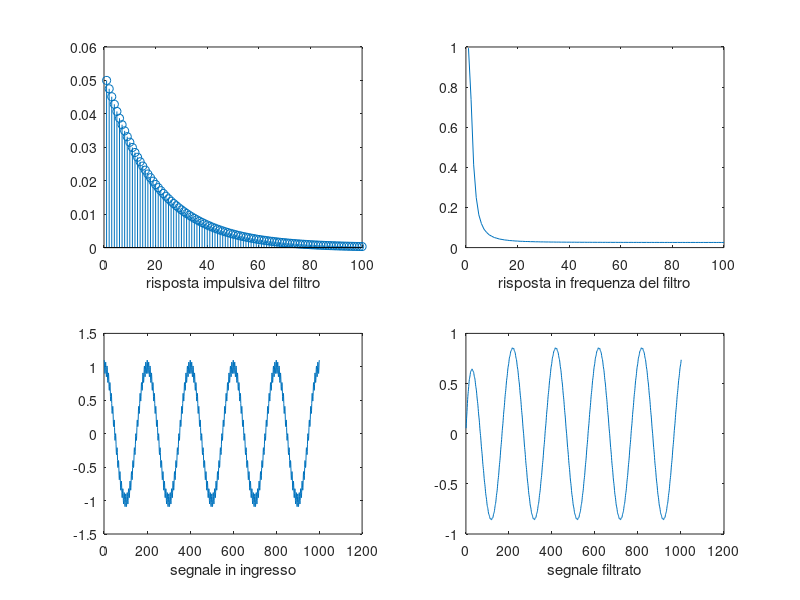

The MATLAB script that drew this image:
clc
clear all
close all

% dimostrazione della funzione fir1

fc = 10000;

f0 = 50;
f1 = 1500;
ft = 100;

N = 1000;
Nf = 20;

Imp = [1 zeros(1,100-1) ];

a = 0.95;

t = [0:N];

h = filter((1-a),[1 -a],Imp);
hf = freqz(h, 1, 100);

x = cos(2*pi*(f0/fc)*t) + 0.1*cos(2*pi*(f1/fc)*t);

y = filter((1-a),[1 -a],x);

subplot(2, 2, 1);
stem(h);
xlabel('risposta impulsiva del filtro');

subplot(2, 2, 2);
plot(real(hf));
xlabel('risposta in frequenza del filtro');

subplot(2, 2, 3);
plot(x);
xlabel('segnale in ingresso');

subplot(2, 2, 4);
plot(y);
xlabel('segnale filtrato');